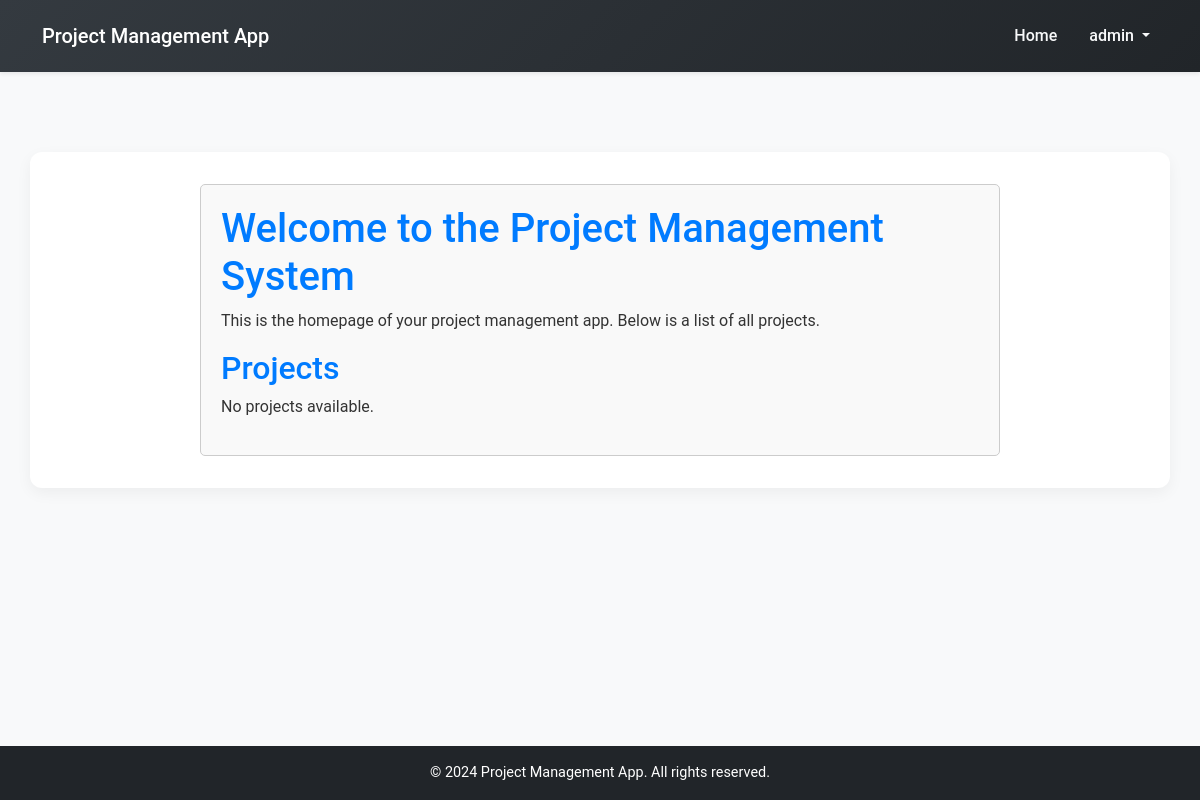
The page /projects/ (signed in) on the database as committed earlier.
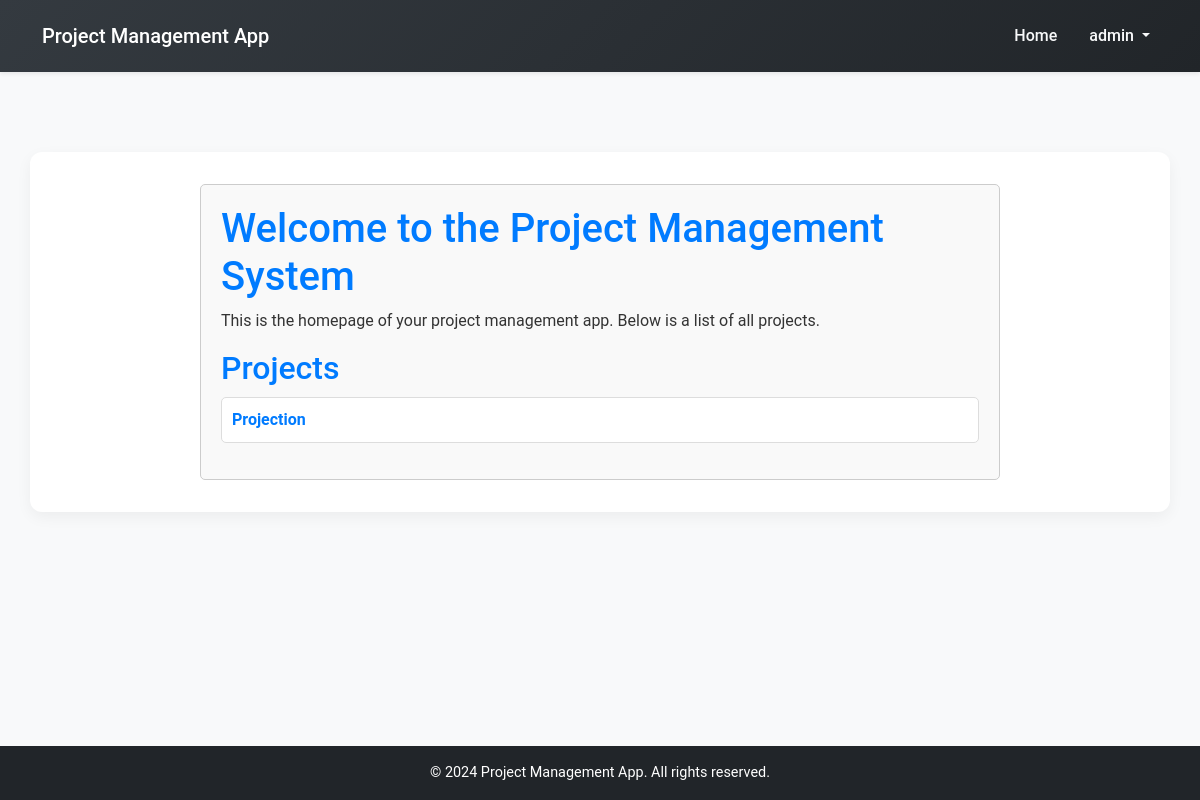
The same page on the database as committed later.
### projects/models.py (models this page shows, shortened)
class User(AbstractUser):
    email = models.EmailField(unique=True)  # Enforce unique emails
    groups = models.ManyToManyField(
        Group,
        related_name='custom_user_groups',
        blank=True,
        help_text='The groups this user belongs to.',
        verbose_name='groups',
    )
    user_permissions = models.ManyToManyField(
        Permission,
        related_name='custom_user_permissions',
        blank=True,
        help_text='Specific permissions for this user.',
        verbose_name='user permissions',
    )

class Project(models.Model):
    team = models.ForeignKey(Team, on_delete=models.CASCADE)
    name = models.CharField(max_length=200)
    description = models.TextField()
    start_date = models.DateField()
    end_date = models.DateField()

### projects/views.py (the view)
# urls.py: path('', views.homepage, name='homepage'),
@login_required
def homepage(request):
    projects = Project.objects.all()
    return render(request, 'projects/homepage.html', {'projects': projects})

### projects/templates/projects/homepage.html (shortened to what this page needs)
{% extends 'base.html' %}
{% block content %}
  <div class="homepage-container">
    <h1>Welcome to the Project Management System</h1>
    <p>This is the homepage of your project management app. Below is a list of all projects.</p>
    <h2>Projects</h2>
    <ul class="project-list">
        {% for project in projects %}
            <li class="project-item">
                <a href="{% url 'project_detail' project.id %}" class="project-link">{{ project.name }}</a>
            </li>
        {% empty %}
            <p>No projects available.</p>
        {% endfor %}
    </ul>
  </div>
{% endblock %}

### projects/templates/base.html (shortened to what this page needs)
<!DOCTYPE html>
<html lang="en">
<head>
    {% load static %}
    <link href="https://cdn.jsdelivr.net/npm/bootstrap@5.3.0/dist/css/bootstrap.min.css" rel="stylesheet">
    <link rel="stylesheet" href="{% static 'css/base.css' %}">
</head>
<body class="d-flex flex-column min-vh-100 bg-light">
    <header class="bg-dark text-white py-2 shadow-sm">
        <div class="container">
            <div class="d-flex justify-content-between align-items-center">
                <h1 class="h5 mb-0">Project Management App</h1>
                <nav class="navbar navbar-expand-lg navbar-dark">
                    <div class="collapse navbar-collapse" id="navbarNav">
                        <ul class="navbar-nav ms-auto">
                            <li class="nav-item">
                                <a class="nav-link" href="{% url 'homepage' %}">Home</a>
                            </li>
                            {% if user.is_authenticated %}
                                <li class="nav-item dropdown">
                                    <a class="nav-link dropdown-toggle" href="#" id="userDropdown" role="button"
                                       data-bs-toggle="dropdown" aria-expanded="false">
                                        {{ user.username }}
                                    </a>
                                </li>
                            {% endif %}
                        </ul>
                    </div>
                </nav>
            </div>
        </div>
    </header>
    <main class="flex-grow-1 py-5">
        <div class="container">
            {% block content %}{% endblock %}
        </div>
    </main>
    <footer class="bg-dark text-white text-center py-3 mt-auto">
        <p class="mb-0">&copy; 2024 Project Management App. All rights reserved.</p>
    </footer>
</body>
</html>

### static/css/base.css (style rules this page uses)
body { background-color: #f4f4f9; font-family: 'Roboto', sans-serif; color: #333; margin: 0; }
header { background: linear-gradient(135deg, #343a40, #212529); box-shadow: 0 2px 5px rgba(0, 0, 0, 0.1); padding: 0.5rem 0; }
header h1 { font-size: 1.5rem; font-weight: 600; margin: 0; }
.navbar-nav .nav-link { color: #f8f9fa; margin-left: 1rem; transition: color 0.3s ease; font-weight: 500; }
main .container { background: #ffffff; padding: 2rem; border-radius: 12px; box-shadow: 0px 5px 15px rgba(0, 0, 0, 0.05); margin-top: 2rem; }
footer { font-size: 0.9rem; background: #212529; color: #adb5bd; padding: 1rem 0; }

### projects/templates/projects/homepage.html (style rules this page uses)
.homepage-container { max-width: 800px; margin: 0 auto; padding: 20px; background-color: #f9f9f9; border-radius: 5px; border: 1px solid #ccc; }
h1, h2 { color: #007bff; }
.project-list { list-style-type: none; padding: 0; }
.project-item { background-color: #fff; padding: 10px; margin: 10px 0; border: 1px solid #ddd; border-radius: 5px; }
.project-link { text-decoration: none; color: #007bff; font-weight: bold; }

Rows that differ between the two databases and show on the page:
added Project: name "Projection"
Other text that changed with them:
text no longer shown: "No projects available."
